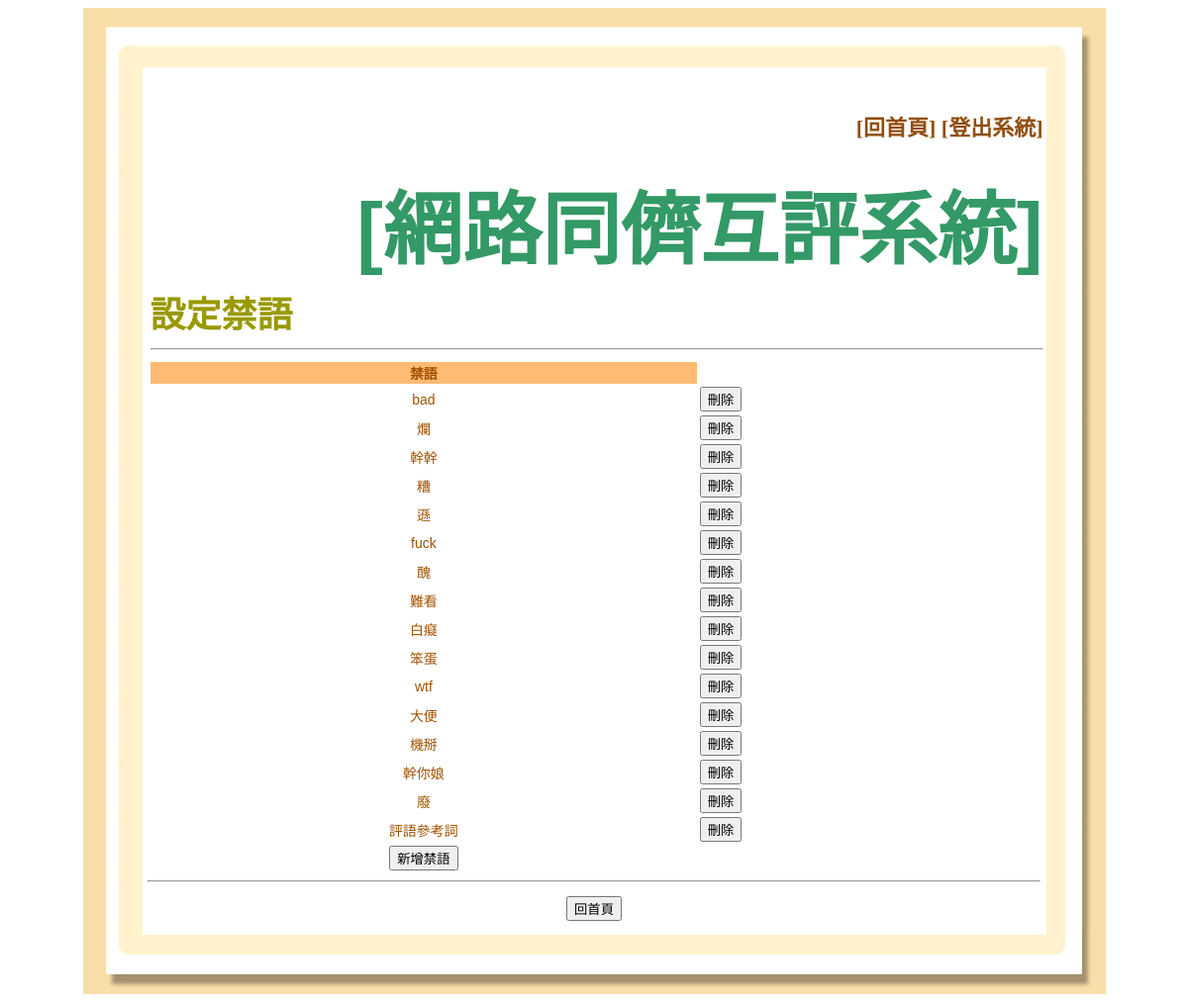
The page /tabooset.php (signed in) on the database its author committed.
### tables this page shows
CREATE TABLE IF NOT EXISTS `taboo` (
  `taboo_id` int(20) NOT NULL AUTO_INCREMENT COMMENT '序號',
  `taboo_word` varchar(10) NOT NULL COMMENT '禁語',
  PRIMARY KEY (`taboo_id`)
);

### tabooset.php (the view, shortened to what this page needs)
<?php
require_once("./Connections/pasql.php");
if(isset($_GET["newm"]) && $_GET["newm"]=="y"){
	$newm = "y";
}
else{
	$newm = "n";
}
$status = 0;
if(isset($_POST["taboo_id"])){
	if($_POST["action"]=="del"){
		$status = '2';
		$sql = "DELETE FROM taboo WHERE taboo_id='".$_POST["taboo_id"]."'";
		$result = mysql_query($sql,$pa);
		if(!$result)die("執行SQL命令失敗");
		else{
			echo "<script language='javascript'>";
			echo "  alert('刪除成功！');";
			echo "document.location.href='tabooset.php';";
			echo "</script>";
		}
	}
}
else{
	if(isset($_GET["action"]) && $_GET["action"]=="form"){
		$status = '3';
	}
	elseif(isset($_POST["n"])){
		$status = '4';
	}
	else{
		$status = '1';
	}
}
?>
<html>
<head>
<link href="style2.css" rel="stylesheet" type="text/css">
</head>
<body>
<center>
<table border="0" cellpadding="0" cellspacing="0">
<tr>
	<td background="./img/bg-lt.png" width="60" height="60"></td>
	<td background="./img/bg-top.png" width="800" height="60">
	</td>
	<td background="./img/bg-rt.png" width="60" height="60"></td>
</tr>
<tr>
	<td background="./img/bg-l.png" width="60"></td>
	<td align="center">
	<table class="outtable">
	<tr>
		<td colspan="2" class="menu">
		[<a href="index.php">回首頁</a>]
		[<a href="logout.php">登出系統</a>]
		</td>
	</tr>
	<tr>
		<td colspan="2" class="header">[網路同儕互評系統]</td>
	</tr>
	<tr>
		<td class="title">設定禁語</td>
		<td class="function">&nbsp;</td>
	</tr>
	<tr>
		<td height="4" colspan="2"><hr></td>
	</tr>
	</table>
	</td>
	<td background="./img/bg-r.png" width="60"></td>
</tr>
<tr>
	<td background="./img/bg-l.png" width="60"></td>
	<td align="center">
<?php
	if($newm=="y"){
		$newm_get = "?newm=y";
	}
	else{
		$newm_get = "";
	}
?>
        <form action="tabooset.php<?php echo $newm_get;?>" method="post" enctype="multipart/form-data">
        <table width="900">
<?php
	if($status=='1')	{
		echo "<tr align='center'><th>禁語</th><td></td></tr>";
		$sql = "SELECT taboo_id,taboo_word FROM taboo";
		$result = mysql_query($sql,$pa);
		while($row = mysql_fetch_assoc($result)){
			echo "<form action='tabooset.php' method='post' enctype='multipart/form-data'><tr>";
			echo "<td class='td-solid'>".$row["taboo_word"]."</td>";
			echo "<td>
					<input type='hidden' name='taboo_id' value='".$row["taboo_id"]."'>
					<input type='hidden' name='action' value='del'>
					<input type='submit' value='刪除'>
				</td>";
			echo "</tr></form>";
		}
		echo "<td class='td-solid'>
				<input type=\"button\" value=\"新增禁語\" onClick=\"self.location='tabooset.php?action=form'\">
				</td>";
		echo "</tr>";
	}
?>
        </table>
        <hr>
        <p align="center">
<?php
	echo	'<input type="button" name="button" value="回首頁" onClick="self.parent.location=\'index.php\'">';
?>
        </p>
	<td background="./img/bg-r.png" width="60"></td>
<tr>
	<td background="./img/bg-lb.png" width="60" height="60"></td>
	<td background="./img/bg-bottom.png" height="60">
	</td>
	<td background="./img/bg-rb.png" width="60" height="60"></td>
</tr>
</center>
</body>
</html>

### style2.css (style rules this page uses)
body { color: #A05200; background-repeat: no-repeat; }
a, a:link, a:visited { color:#904E0E; text-decoration: none }
hr { text-align: center; width: 900; }
table { border: 0; font-family: arial; font-size:14px; }
th { background-color:FFBB73; }
.td-solid { text-align:center; border-bottom:1 solid #000000; }
.outtable { margin-top: 20px; margin-left: 5px; }
.menu { height: 74; text-align: right; font-size: 22px; color: #904E0E; font-family: "�з���"; font-weight: bold; }
.title { width: 350; height: 40; text-align: left; vertical-align: text-bottom; font-family: "�з���"; font-size: 36px; font-weight: bold; color: #999900; }
.header { height: 120; text-align: right; font-size: 80px; font-weight: bold; color: #339966; }
.function { width: 614; height: 40; text-align: right; vertical-align: text-bottom; font-size: 18px; color: #904E0E; font-family: "�з���"; font-weight: bold; }

### rows shown on the page
taboo: taboo_word "bad"
taboo: taboo_word "爛"
taboo: taboo_word "幹幹"
taboo: taboo_word "糟"
taboo: taboo_word "遜"
taboo: taboo_word "fuck"
taboo: taboo_word "醜"
taboo: taboo_word "難看"
taboo: taboo_word "白癡"
taboo: taboo_word "笨蛋"
taboo: taboo_word "wtf"
taboo: taboo_word "大便"
taboo: taboo_word "機掰"
taboo: taboo_word "幹你娘"
taboo: taboo_word "廢"
taboo: taboo_word "評語參考詞"
